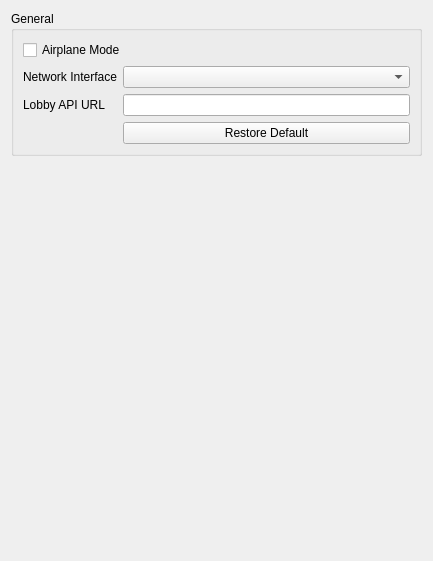
<?xml version="1.0" encoding="UTF-8"?>
<ui version="4.0">
 <class>ConfigureNetwork</class>
 <widget class="QWidget" name="ConfigureNetwork">
  <property name="geometry">
   <rect>
    <x>0</x>
    <y>0</y>
    <width>433</width>
    <height>561</height>
   </rect>
  </property>
  <property name="windowTitle">
   <string>Form</string>
  </property>
  <property name="accessibleName">
   <string>Network</string>
  </property>
  <layout class="QVBoxLayout" name="verticalLayout">
   <item>
    <layout class="QVBoxLayout" name="verticalLayout_3">
     <item>
      <widget class="QGroupBox" name="groupBox_2">
       <property name="title">
        <string>General</string>
       </property>
       <layout class="QGridLayout" name="gridLayout_2">
        <item row="0" column="0" colspan="2">
         <widget class="QCheckBox" name="airplane_mode">
          <property name="text">
           <string>Airplane Mode</string>
          </property>
          <property name="toolTip">
           <string>Disable all network functionality, similar to Nintendo Switch airplane mode</string>
          </property>
         </widget>
        </item>
        <item row="1" column="1">
         <widget class="QComboBox" name="network_interface"/>
        </item>
        <item row="1" column="0">
         <widget class="QLabel" name="label_4">
          <property name="text">
           <string>Network Interface</string>
          </property>
         </widget>
        </item>
        <item row="2" column="0">
         <widget class="QLabel" name="label_lobby_api">
          <property name="text">
           <string>Lobby API URL</string>
          </property>
         </widget>
        </item>
        <item row="2" column="1">
         <widget class="QLineEdit" name="lobby_api_url"/>
        </item>
        <item row="3" column="1">
         <widget class="QPushButton" name="restore_default_lobby_api">
          <property name="text">
           <string>Restore Default</string>
          </property>
         </widget>
        </item>
       </layout>
      </widget>
     </item>
    </layout>
   </item>
   <item>
    <spacer name="verticalSpacer">
     <property name="orientation">
      <enum>Qt::Vertical</enum>
     </property>
     <property name="sizeHint" stdset="0">
      <size>
       <width>20</width>
       <height>40</height>
      </size>
     </property>
    </spacer>
   </item>
  </layout>
 </widget>
 <resources/>
 <connections/>
</ui>
